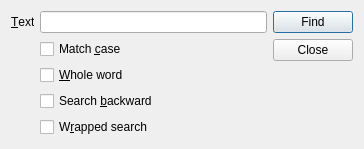
<ui version="4.0" >
 <author>Marco Clemencic</author>
 <class>FindDialog</class>
 <widget class="QDialog" name="FindDialog" >
  <property name="geometry" >
   <rect>
    <x>0</x>
    <y>0</y>
    <width>364</width>
    <height>149</height>
   </rect>
  </property>
  <property name="windowTitle" >
   <string>Find</string>
  </property>
  <layout class="QHBoxLayout" name="horizontalLayout" >
   <item>
    <widget class="QWidget" native="1" name="criteria" >
     <layout class="QFormLayout" name="formLayout" >
      <property name="fieldGrowthPolicy" >
       <enum>QFormLayout::ExpandingFieldsGrow</enum>
      </property>
      <property name="margin" >
       <number>0</number>
      </property>
      <item row="0" column="0" >
       <widget class="QLabel" name="textLabel" >
        <property name="text" >
         <string>&amp;Text</string>
        </property>
        <property name="buddy" >
         <cstring>searchText</cstring>
        </property>
       </widget>
      </item>
      <item row="0" column="1" >
       <widget class="QLineEdit" name="searchText" />
      </item>
      <item row="1" column="1" >
       <widget class="QCheckBox" name="caseSensitive" >
        <property name="text" >
         <string>Match &amp;case</string>
        </property>
       </widget>
      </item>
      <item row="2" column="1" >
       <widget class="QCheckBox" name="wholeWord" >
        <property name="text" >
         <string>&amp;Whole word</string>
        </property>
       </widget>
      </item>
      <item row="3" column="1" >
       <widget class="QCheckBox" name="searchBackward" >
        <property name="text" >
         <string>Search &amp;backward</string>
        </property>
       </widget>
      </item>
      <item row="4" column="1" >
       <widget class="QCheckBox" name="wrappedSearch" >
        <property name="text" >
         <string>W&amp;rapped search</string>
        </property>
       </widget>
      </item>
     </layout>
    </widget>
   </item>
   <item>
    <widget class="QWidget" native="1" name="buttons" >
     <layout class="QVBoxLayout" name="verticalLayout" >
      <property name="margin" >
       <number>0</number>
      </property>
      <item>
       <widget class="QPushButton" name="findButton" >
        <property name="text" >
         <string>Find</string>
        </property>
       </widget>
      </item>
      <item>
       <widget class="QPushButton" name="closeButton" >
        <property name="text" >
         <string>Close</string>
        </property>
       </widget>
      </item>
      <item>
       <spacer name="verticalSpacer" >
        <property name="orientation" >
         <enum>Qt::Vertical</enum>
        </property>
        <property name="sizeHint" stdset="0" >
         <size>
          <width>20</width>
          <height>40</height>
         </size>
        </property>
       </spacer>
      </item>
     </layout>
    </widget>
   </item>
  </layout>
 </widget>
 <includes/>
 <resources/>
 <connections>
  <connection>
   <sender>closeButton</sender>
   <signal>clicked()</signal>
   <receiver>FindDialog</receiver>
   <slot>close()</slot>
   <hints>
    <hint type="sourcelabel" >
     <x>308</x>
     <y>54</y>
    </hint>
    <hint type="destinationlabel" >
     <x>359</x>
     <y>133</y>
    </hint>
   </hints>
  </connection>
  <connection>
   <sender>searchText</sender>
   <signal>textChanged(QString)</signal>
   <receiver>FindDialog</receiver>
   <slot>setText(QString)</slot>
   <hints>
    <hint type="sourcelabel" >
     <x>208</x>
     <y>24</y>
    </hint>
    <hint type="destinationlabel" >
     <x>277</x>
     <y>3</y>
    </hint>
   </hints>
  </connection>
  <connection>
   <sender>caseSensitive</sender>
   <signal>toggled(bool)</signal>
   <receiver>FindDialog</receiver>
   <slot>setCaseSensitive(bool)</slot>
   <hints>
    <hint type="sourcelabel" >
     <x>74</x>
     <y>49</y>
    </hint>
    <hint type="destinationlabel" >
     <x>276</x>
     <y>45</y>
    </hint>
   </hints>
  </connection>
  <connection>
   <sender>wholeWord</sender>
   <signal>toggled(bool)</signal>
   <receiver>FindDialog</receiver>
   <slot>setWholeWord(bool)</slot>
   <hints>
    <hint type="sourcelabel" >
     <x>72</x>
     <y>70</y>
    </hint>
    <hint type="destinationlabel" >
     <x>278</x>
     <y>75</y>
    </hint>
   </hints>
  </connection>
  <connection>
   <sender>wrappedSearch</sender>
   <signal>toggled(bool)</signal>
   <receiver>FindDialog</receiver>
   <slot>setWrappedSearch(bool)</slot>
   <hints>
    <hint type="sourcelabel" >
     <x>80</x>
     <y>101</y>
    </hint>
    <hint type="destinationlabel" >
     <x>276</x>
     <y>105</y>
    </hint>
   </hints>
  </connection>
  <connection>
   <sender>searchBackward</sender>
   <signal>toggled(bool)</signal>
   <receiver>FindDialog</receiver>
   <slot>setBackwardSearch(bool)</slot>
   <hints>
    <hint type="sourcelabel" >
     <x>92</x>
     <y>127</y>
    </hint>
    <hint type="destinationlabel" >
     <x>277</x>
     <y>132</y>
    </hint>
   </hints>
  </connection>
  <connection>
   <sender>findButton</sender>
   <signal>clicked()</signal>
   <receiver>FindDialog</receiver>
   <slot>doFind()</slot>
   <hints>
    <hint type="sourcelabel" >
     <x>332</x>
     <y>17</y>
    </hint>
    <hint type="destinationlabel" >
     <x>362</x>
     <y>25</y>
    </hint>
   </hints>
  </connection>
 </connections>
 <slots>
  <slot>setText(QString)</slot>
  <slot>setCaseSensitive(bool)</slot>
  <slot>setWholeWord(bool)</slot>
  <slot>setBackwardSearch(bool)</slot>
  <slot>setWrappedSearch(bool)</slot>
  <slot>doFind()</slot>
 </slots>
</ui>
